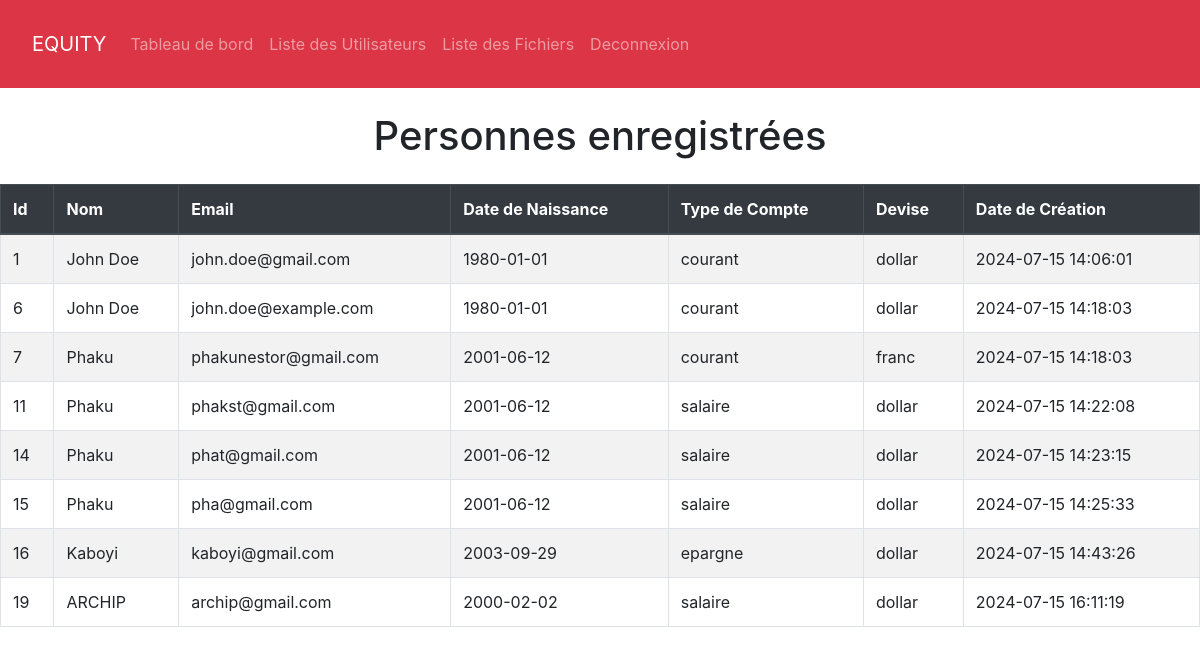
The app's page /vues/admin/admin.php with its own data.
### tables this page shows
CREATE TABLE IF NOT EXISTS `comptes` (
  `id` int(11) NOT NULL AUTO_INCREMENT,
  `nom` varchar(255) NOT NULL,
  `email` varchar(255) NOT NULL,
  `mot_de_passe` varchar(255) NOT NULL,
  `date_naissance` date NOT NULL,
  `type_compte` enum('courant','epargne','salaire','autre') NOT NULL,
  `devise` enum('franc','dollar') NOT NULL,
  `photo` varchar(255) NOT NULL,
  `signature` varchar(255) NOT NULL,
  `numero_compte` varchar(12) NOT NULL,
  `date_creation` timestamp NULL DEFAULT CURRENT_TIMESTAMP,
  PRIMARY KEY (`id`),
  UNIQUE KEY `email` (`email`),
  UNIQUE KEY `numero_compte` (`numero_compte`)
);

### vues/admin/admin.php (the view, shortened to what this page needs)
<?php
include 'header.php';
?>
<!DOCTYPE html>
<html lang="fr">
<head>
    <link href="https://maxcdn.bootstrapcdn.com/bootstrap/4.5.2/css/bootstrap.min.css" rel="stylesheet">
    <link href="https://stackpath.bootstrapcdn.com/bootstrap/4.5.2/css/bootstrap.min.css" rel="stylesheet">
</head>
<body>
        <h1 class="text-center my-4">Personnes enregistrées</h1>
        <table class="table table-striped table-bordered">
            <thead class="thead-dark">
                <tr>
                    <th scope="col">Id</th>
                    <th scope="col">Nom</th>
                    <th scope="col">Email</th>
                    <th scope="col">Date de Naissance</th>
                    <th scope="col">Type de Compte</th>
                    <th scope="col">Devise</th>
                    <th scope="col">Date de Création</th>
                </tr>
            </thead>
            <tbody>
                <?php
                include_once 'config.php';
                $sql = "SELECT * FROM comptes";
                $result = $connexion->query($sql);
                if ($result->num_rows > 0) {
                    while ($row = $result->fetch_assoc()) {
                        echo '<tr>';
                        echo '<td>' . htmlspecialchars($row['id']) . '</td>';
                        echo '<td>' . htmlspecialchars($row['nom']) . '</td>';
                        echo '<td>' . htmlspecialchars($row['email']) . '</td>';
                        echo '<td>' . htmlspecialchars($row['date_naissance']) . '</td>';
                        echo '<td>' . htmlspecialchars($row['type_compte']) . '</td>';
                        echo '<td>' . htmlspecialchars($row['devise']) . '</td>';
                        echo '<td>' . htmlspecialchars($row['date_creation']) . '</td>';
                        echo '</tr>';
                    }
                } else {
                    echo '<tr><td colspan="11" class="text-center">Aucun compte trouvé.</td></tr>';
                }
                ?>
            </tbody>
        </table>
</body>
</html>

### vues/admin/header.php (shortened to what this page needs)
<!DOCTYPE html>
<html lang="fr">
<head>
    <link href="https://maxcdn.bootstrapcdn.com/bootstrap/4.5.2/css/bootstrap.min.css" rel="stylesheet">
</head>
<body>
<header class="header sticky-top bg-danger text-white p-3">
<nav class="navbar navbar-expand-lg navbar-dark">
    <a class="navbar-brand" href="#">EQUITY</a>
            <div class="collapse navbar-collapse" id="navbarNav">
                <ul class="navbar-nav">
                    <li class="nav-item">
                        <a class="nav-link" href="tableau_de_bord.php">Tableau de bord</a>
                    </li>
                    <li class="nav-item">
                        <a class="nav-link" href="liste_utilisateurs.php">Liste des Utilisateurs</a>
                    </li>
                    <li class="nav-item">
                        <a class="nav-link" href="liste_fichier.php">Liste des Fichiers</a>
                    </li>
                    <li class="nav-item">
                        <a class="nav-link" href="admin_logout.php">Deconnexion</a>
                    </li>
                </ul>
            </div>
        </nav>
    </header>

### records on screen
comptes: id "1", nom "John Doe", email "john.doe@gmail.com", date_naissance "1980-01-01", type_compte "courant", devise "dollar", date_creation "2024-07-15 14:06:01"
comptes: id "6", nom "John Doe", email "john.doe@example.com", date_naissance "1980-01-01", type_compte "courant", devise "dollar", date_creation "2024-07-15 14:18:03"
comptes: id "7", nom "Phaku", email "phakunestor@gmail.com", date_naissance "2001-06-12", type_compte "courant", devise "franc", date_creation "2024-07-15 14:18:03"
comptes: id "11", nom "Phaku", email "phakst@gmail.com", date_naissance "2001-06-12", type_compte "salaire", devise "dollar", date_creation "2024-07-15 14:22:08"
comptes: id "14", nom "Phaku", email "phat@gmail.com", date_naissance "2001-06-12", type_compte "salaire", devise "dollar", date_creation "2024-07-15 14:23:15"
comptes: id "15", nom "Phaku", email "pha@gmail.com", date_naissance "2001-06-12", type_compte "salaire", devise "dollar", date_creation "2024-07-15 14:25:33"
comptes: id "16", nom "Kaboyi", email "kaboyi@gmail.com", date_naissance "2003-09-29", type_compte "epargne", devise "dollar", date_creation "2024-07-15 14:43:26"
comptes: id "19", nom "ARCHIP", email "archip@gmail.com", date_naissance "2000-02-02", type_compte "salaire", devise "dollar", date_creation "2024-07-15 16:11:19"
